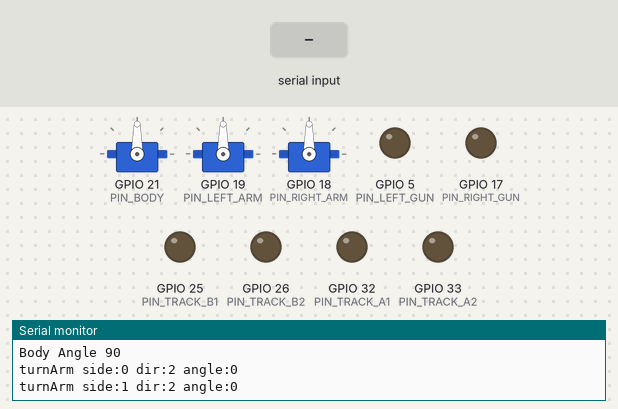
Bench run of a sketch on a simulated ESP32. Parts: 3 × servo, output pins drawn as LEDs (lit = HIGH), the last lines printed to the serial monitor. Dashed ring = blinking. Inputs (shaded band) come from the test bench. Nothing arrives over Bluetooth unless stated.

Above: at 3.7 s.
3.8 s: "B B 90\n" received over the second serial link
At 4.4 s:
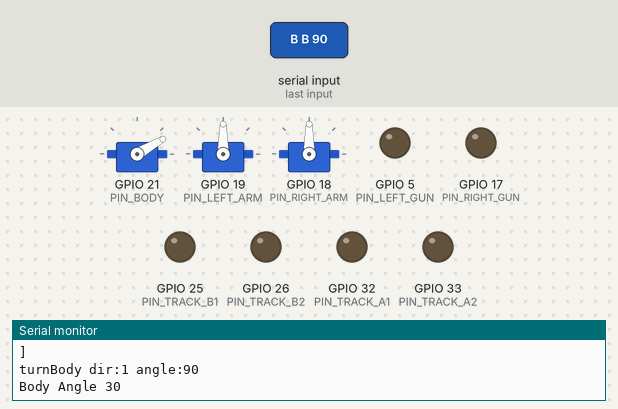
5.4 s: "F B\n" received over the second serial link
At 5.55 s:
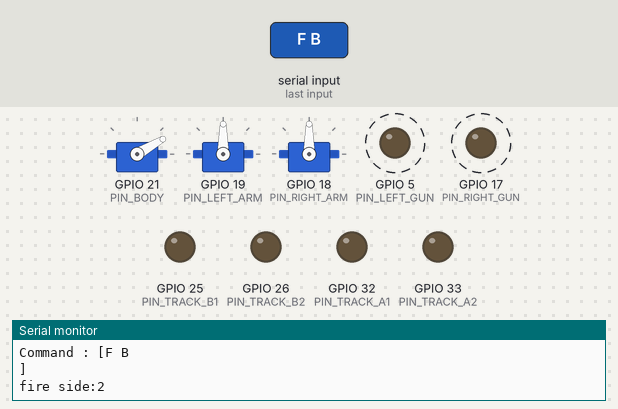
7.2 s: "T" received over the second serial link
At 8.2 s:
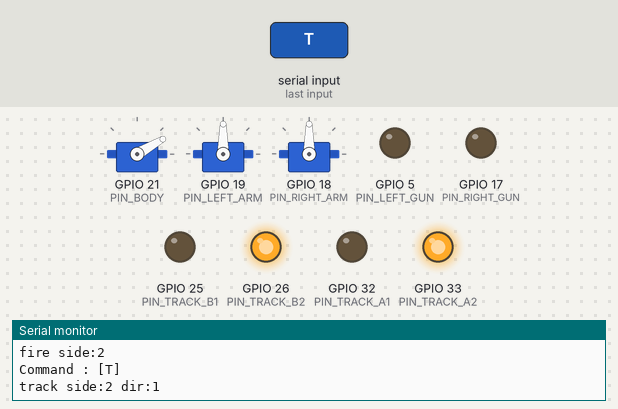
8.7 s: "F" received over the second serial link
At 8.95 s:
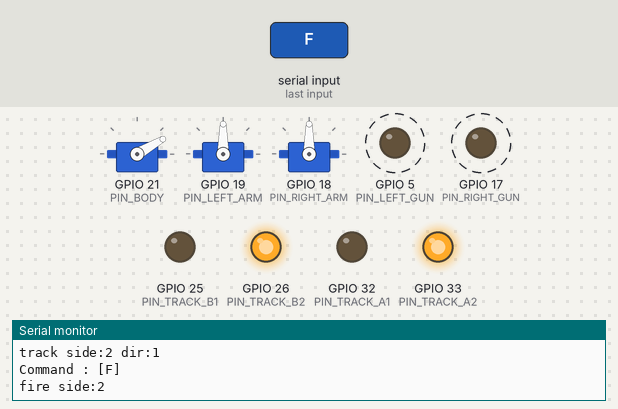
Timing chart, 0 to 11.6 s (numbered marks = the images above; inputs shaded):
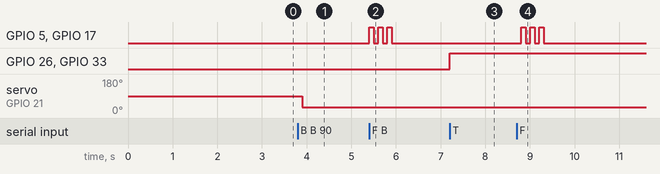

The sketch:

nodemcu_bluetooth.ino
```cpp
#include "analogWrite.h"
#include <ESP32Servo.h>
#include "soc/soc.h"             // disable brownout problems
#include "soc/rtc_cntl_reg.h"    // disable brownout problems

#include "BluetoothSerial.h"

#if !defined(CONFIG_BT_ENABLED) || !defined(CONFIG_BLUEDROID_ENABLED)
#error Bluetooth is not enabled! Please run `make menuconfig` to and enable it
#endif

#define PIN_TRACK_A1 32
#define PIN_TRACK_A2 33
#define PIN_TRACK_B1 25
#define PIN_TRACK_B2 26

#define PIN_BODY 21
#define PIN_LEFT_ARM 19
#define PIN_RIGHT_ARM 18

#define PIN_LEFT_GUN 5
#define PIN_RIGHT_GUN 17

#define SG90_DELAY 500 // ms
#define MINI_SG_DELAY 500 // ms

#define ANGLE_CENTER 90

#define BODY_ANGLE_MIN 30
#define BODY_ANGLE_MAX 150

#define ARM_ANGLE_MIN 45
#define ARM_ANGLE_MAX 135

typedef enum {
  UNKNOWN_SIDE = -1,
  LEFT,
  RIGHT,
  BOTH
} GUNTANK_SIDE;

typedef enum {
  UNKNOWN_DIRECTION = -1,
  FORWARD,
  BACKWARD,
  CENTER
} GUNTANK_DIRECTION;

Servo body;
Servo arms[2];
int gunPins[2] = {PIN_LEFT_GUN, PIN_RIGHT_GUN};
int trackPins[4] = {PIN_TRACK_A1, PIN_TRACK_A2, PIN_TRACK_B1, PIN_TRACK_B2};

BluetoothSerial SerialBT;

void setup() {

  WRITE_PERI_REG(RTC_CNTL_BROWN_OUT_REG, 0); //disable brownout detector

  Serial.begin(115200);
  // Serial.setDebugOutput(false);

  SerialBT.begin("Guntank"); //Bluetooth device name

  pinMode(PIN_TRACK_A1, OUTPUT);
  pinMode(PIN_TRACK_A2, OUTPUT);
  pinMode(PIN_TRACK_B1, OUTPUT);
  pinMode(PIN_TRACK_B2, OUTPUT);

  pinMode(PIN_LEFT_GUN, OUTPUT);
  pinMode(PIN_RIGHT_GUN, OUTPUT);

  body.setPeriodHertz(50);    // standard 50 hz servo
  body.attach(PIN_BODY, 1000, 2000);
  turnBody(GUNTANK_DIRECTION::CENTER, 0);

  arms[GUNTANK_SIDE::LEFT].setPeriodHertz(50);    // standard 50 hz servo
  arms[GUNTANK_SIDE::LEFT].attach(PIN_LEFT_ARM, 1000, 2000);
  turnArm(GUNTANK_SIDE::LEFT, GUNTANK_DIRECTION::CENTER, 0);

  arms[GUNTANK_SIDE::RIGHT].setPeriodHertz(50);    // standard 50 hz servo
  arms[GUNTANK_SIDE::RIGHT].attach(PIN_RIGHT_ARM, 1000, 2000);
  turnArm(GUNTANK_SIDE::RIGHT, GUNTANK_DIRECTION::CENTER, 0);

  delay(1000);
}

char command[16];

void loop() {

  int index = 0;
  while (SerialBT.available()) {
    int c = SerialBT.read();
    command[index] = c;
    index++;
  }
  if (index == 0) {
    delay(200);
    return;
  }
  command[index] = 0;
  Serial.print("Command : [");
  Serial.print(command);
  Serial.println("]");

  char side;
  char direction;
  int angle;
  switch (command[0])
  {
  case 'B': // Body. B (F/B/C) 15
    sscanf(command, "B %c %d", &direction, &angle);
    turnBody(convertToDirection(direction), angle);
    break;
  case 'A': // Arm. A (L/R/B) (F/B/C) 15
    sscanf(command, "A %c %c %d", &side, &direction, &angle);
    turnArm(convertToSide(side), convertToDirection(direction), angle);
    break;
  case 'F': // Fire. F (L/R/B)
    sscanf(command, "F %c", &side);
    fire(convertToSide(side));
    break;
  case 'T': // Track. T (L/R/B) (F/B/C)
    sscanf(command, "T %c %c", &side, &direction);
    track(convertToSide(side), convertToDirection(direction));
    break;
  }
}

GUNTANK_SIDE convertToSide(char c) {
  if (c == 'L')
    return GUNTANK_SIDE::LEFT;
  else if (c == 'R')
    return GUNTANK_SIDE::RIGHT;
  else if (c == 'B')
    return GUNTANK_SIDE::BOTH;
  else
    return GUNTANK_SIDE::UNKNOWN_SIDE;
}

GUNTANK_DIRECTION convertToDirection(char c) {
  if (c == 'F')
    return GUNTANK_DIRECTION::FORWARD;
  else if (c == 'B')
    return GUNTANK_DIRECTION::BACKWARD;
  else if (c == 'C')
    return GUNTANK_DIRECTION::CENTER;
  else
    return GUNTANK_DIRECTION::UNKNOWN_DIRECTION;
}

int bodyAngle = ANGLE_CENTER;
void turnBody(GUNTANK_DIRECTION direction, int angle) {
  Serial.print("turnBody dir:");
  Serial.print(direction);
  Serial.print(" angle:");
  Serial.println(angle);

  if (direction == GUNTANK_DIRECTION::UNKNOWN_DIRECTION)
    return;
  int newAngle = ANGLE_CENTER;
  if (direction != GUNTANK_DIRECTION::CENTER) {
    newAngle = bodyAngle + (direction == GUNTANK_DIRECTION::FORWARD ? angle : -angle);
    newAngle = min(BODY_ANGLE_MAX, newAngle);
    newAngle = max(BODY_ANGLE_MIN, newAngle);
  }
  bodyAngle = newAngle;
  Serial.printf("Body Angle %d\n", bodyAngle);
  body.write(bodyAngle);
  delay(SG90_DELAY);
}

int armAngles[2] = {ANGLE_CENTER, ANGLE_CENTER};
void turnArm(GUNTANK_SIDE side, GUNTANK_DIRECTION direction, int angle) {
  Serial.print("turnArm side:");
  Serial.print(side);
  Serial.print(" dir:");
  Serial.print(direction);
  Serial.print(" angle:");
  Serial.println(angle);

  if (side == GUNTANK_SIDE::UNKNOWN_SIDE)
    return;
  if (direction == GUNTANK_DIRECTION::UNKNOWN_DIRECTION)
    return;
  int newAngle = ANGLE_CENTER;
  if (direction != GUNTANK_DIRECTION::CENTER) {
    newAngle = armAngles[side] + (direction == GUNTANK_DIRECTION::FORWARD ? angle : -angle);
    newAngle = min(ARM_ANGLE_MAX, newAngle);
    newAngle = max(ARM_ANGLE_MIN, newAngle);
  }
  armAngles[side] = newAngle;
  arms[side].write(armAngles[side]);
  delay(MINI_SG_DELAY);
}

void fire(GUNTANK_SIDE side) {
  Serial.print("fire side:");
  Serial.println(side);

  if (side == GUNTANK_SIDE::UNKNOWN_SIDE)
    return;
  bool isOn = true;
  for(int i = 0; i < 6; i ++) {
    if (side == GUNTANK_SIDE::BOTH) {
      digitalWrite(gunPins[GUNTANK_SIDE::LEFT], isOn ? HIGH : LOW);
      digitalWrite(gunPins[GUNTANK_SIDE::RIGHT], isOn ? HIGH : LOW);
      delay(100);
    } else {
      digitalWrite(gunPins[side], isOn ? HIGH : LOW);
      delay(100);
    }
    isOn = !isOn;
  }
}

void track(GUNTANK_SIDE side, GUNTANK_DIRECTION direction) {
  Serial.print("track side:");
  Serial.print(side);
  Serial.print(" dir:");
  Serial.println(direction);

  if (side == GUNTANK_SIDE::UNKNOWN_SIDE)
    return;
  if (direction == GUNTANK_DIRECTION::UNKNOWN_DIRECTION)
    return;
  switch (side) {
    case GUNTANK_SIDE::LEFT:
      switch (direction) {
      case GUNTANK_DIRECTION::FORWARD:
        digitalWrite(trackPins[0], HIGH);
        digitalWrite(trackPins[1], LOW);
        break;
      case GUNTANK_DIRECTION::BACKWARD:
        digitalWrite(trackPins[0], LOW);
        digitalWrite(trackPins[1], HIGH);
        break;
      case GUNTANK_DIRECTION::CENTER:
        digitalWrite(trackPins[0], LOW);
        digitalWrite(trackPins[1], LOW);
        break;
      }
    break;
    case GUNTANK_SIDE::RIGHT:
      switch (direction) {
      case GUNTANK_DIRECTION::FORWARD:
        digitalWrite(trackPins[2], HIGH);
        digitalWrite(trackPins[3], LOW);
        break;
      case GUNTANK_DIRECTION::BACKWARD:
        digitalWrite(trackPins[2], LOW);
        digitalWrite(trackPins[3], HIGH);
        break;
      case GUNTANK_DIRECTION::CENTER:
        digitalWrite(trackPins[2], LOW);
        digitalWrite(trackPins[3], LOW);
        break;
      }
    break;
    case GUNTANK_SIDE::BOTH:
      switch (direction) {
      case GUNTANK_DIRECTION::FORWARD:
        digitalWrite(trackPins[0], HIGH);
        digitalWrite(trackPins[1], LOW);
        digitalWrite(trackPins[2], HIGH);
        digitalWrite(trackPins[3], LOW);
        break;
      case GUNTANK_DIRECTION::BACKWARD:
        digitalWrite(trackPins[0], LOW);
        digitalWrite(trackPins[1], HIGH);
        digitalWrite(trackPins[2], LOW);
        digitalWrite(trackPins[3], HIGH);
        break;
      case GUNTANK_DIRECTION::CENTER:
        digitalWrite(trackPins[0], LOW);
        digitalWrite(trackPins[1], LOW);
        digitalWrite(trackPins[2], LOW);
        digitalWrite(trackPins[3], LOW);
        break;
      }
    break;
  }
}
```

Measured:
- after the input at 3.8 s, servo on GPIO 21 (PIN_BODY): 90° → 30° after 0.10 s
- after the input at 5.4 s, GPIO 5 (PIN_LEFT_GUN), GPIO 17 (PIN_RIGHT_GUN): alternates HIGH for 0.10 s and LOW for 0.10 s, 6 changes in all, then stays LOW, starting at once
- after the input at 7.2 s, GPIO 26 (PIN_TRACK_B2), GPIO 33 (PIN_TRACK_A2): LOW → HIGH at once
- after the input at 8.7 s, GPIO 5 (PIN_LEFT_GUN), GPIO 17 (PIN_RIGHT_GUN): alternates HIGH for 0.10 s and LOW for 0.10 s, 6 changes in all, then stays LOW, starting after 0.11 s
